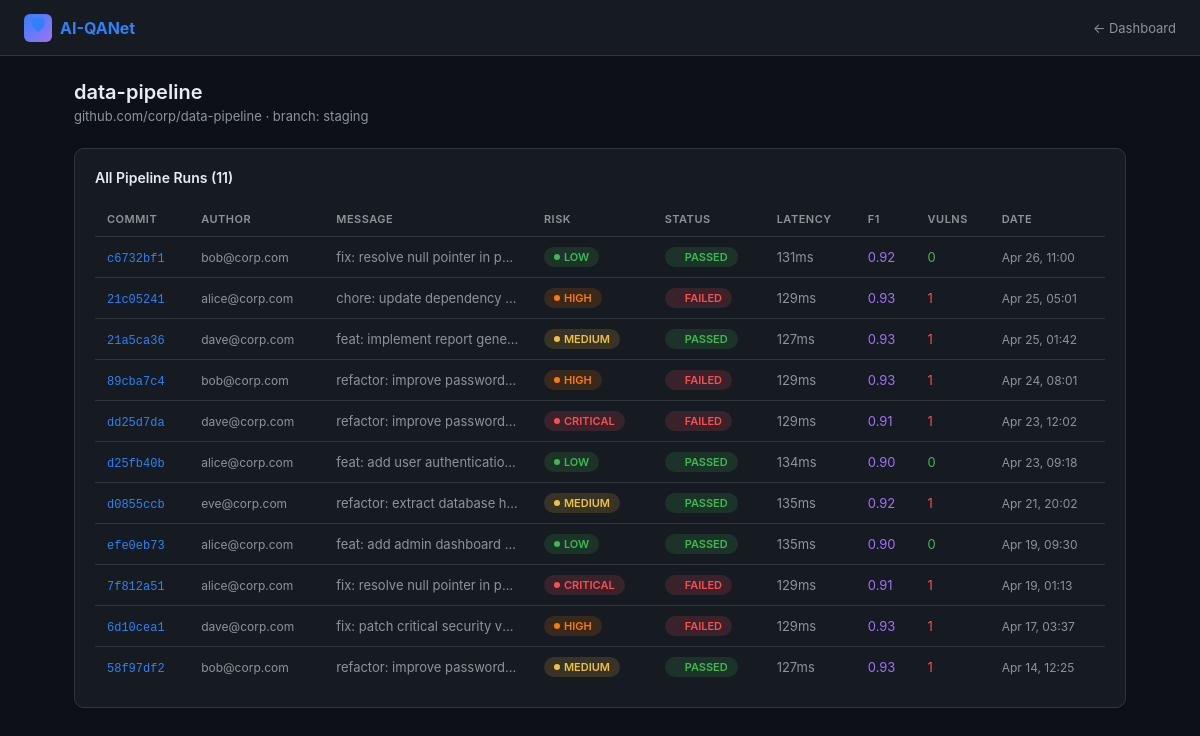
The page /pipeline/4/ on the database its author committed.
### scanner/models.py (models this page shows, shortened)
class Pipeline(models.Model):
    name = models.CharField(max_length=200)
    repository = models.CharField(max_length=300)
    branch = models.CharField(max_length=100, default='main')
    created_at = models.DateTimeField(auto_now_add=True)

class PipelineRun(models.Model):
    RISK_CHOICES = [
        ('critical', 'Critical Vulnerability'),
        ('high', 'High Risk'),
        ('medium', 'Medium Risk'),
        ('low', 'Low / No Risk'),
    ]
    STATUS_CHOICES = [
        ('passed', 'Passed'),
        ('failed', 'Failed'),
        ('running', 'Running'),
    ]
    pipeline = models.ForeignKey(Pipeline, on_delete=models.CASCADE, related_name='runs')
    commit_hash = models.CharField(max_length=40)
    commit_message = models.TextField()
    author = models.CharField(max_length=100)
    risk_level = models.CharField(max_length=20, choices=RISK_CHOICES)
    risk_score = models.FloatField(help_text="0.0 to 1.0")
    status = models.CharField(max_length=20, choices=STATUS_CHOICES)
    inference_ms = models.IntegerField(help_text="Inference latency in ms")
    precision = models.FloatField(default=0.0)
    recall = models.FloatField(default=0.0)
    f1_score = models.FloatField(default=0.0)
    vulnerabilities_found = models.IntegerField(default=0)
    _vulnerabilities_detail = models.TextField(db_column='vulnerabilities_detail', default='[]')
    created_at = models.DateTimeField(auto_now_add=True)
    @property
    def vulnerabilities_detail(self):
        return json.loads(self._vulnerabilities_detail)
    @vulnerabilities_detail.setter
    def vulnerabilities_detail(self, value):
        self._vulnerabilities_detail = json.dumps(value)

### scanner/views.py (the view)
# urls.py: path('pipeline/<int:pk>/', views.pipeline_detail, name='pipeline_detail'),
def pipeline_detail(request, pk):
    pipeline = get_object_or_404(Pipeline, pk=pk)
    runs = pipeline.runs.order_by('-created_at')
    context = {'pipeline': pipeline, 'runs': runs}
    return render(request, 'scanner/pipeline_detail.html', context)

### scanner/templates/scanner/pipeline_detail.html (shortened to what this page needs)
<!DOCTYPE html>
<html lang="en">
<head>
</head>
<body>
<nav>
  <a href="{% url 'dashboard' %}" class="nav-brand"><div class="icon">🛡</div>AI-QANet</a>
  <a href="{% url 'dashboard' %}" class="back-link">← Dashboard</a>
</nav>
<div class="page">
  <div class="page-title">{{ pipeline.name }}</div>
  <div class="page-sub">{{ pipeline.repository }} · branch: {{ pipeline.branch }}</div>
  <div class="card">
    <div class="card-title">All Pipeline Runs ({{ runs|length }})</div>
    <table class="runs-table">
      <thead><tr><th>Commit</th><th>Author</th><th>Message</th><th>Risk</th><th>Status</th><th>Latency</th><th>F1</th><th>Vulns</th><th>Date</th></tr></thead>
      <tbody>
        {% for run in runs %}
        <tr>
          <td><a href="{% url 'run_detail' run.pk %}">{{ run.commit_hash|slice:":8" }}</a></td>
          <td style="color:var(--muted);font-size:12px">{{ run.author|truncatechars:22 }}</td>
          <td style="color:var(--muted);max-width:180px;overflow:hidden;text-overflow:ellipsis;white-space:nowrap">{{ run.commit_message|truncatechars:35 }}</td>
          <td><span class="badge badge-{{ run.risk_level }}">{{ run.risk_level }}</span></td>
          <td><span class="badge badge-{{ run.status }}">{{ run.status }}</span></td>
          <td style="color:var(--muted)">{{ run.inference_ms }}ms</td>
          <td style="color:#a371f7">{{ run.f1_score|floatformat:2 }}</td>
          <td style="color:{% if run.vulnerabilities_found > 0 %}var(--critical){% else %}var(--low){% endif %}">{{ run.vulnerabilities_found }}</td>
          <td style="color:var(--muted);font-size:12px">{{ run.created_at|date:"M d, H:i" }}</td>
        </tr>
        {% endfor %}
      </tbody>
    </table>
  </div>
</div>
</body>
</html>

### scanner/templates/scanner/pipeline_detail.html (style rules this page uses)
:root { --bg:#0d1117;--surface:#161b22;--surface2:#21262d;--border:#30363d;--text:#e6edf3;--muted:#8b949e;--critical:#ff4d4f;--high:#ff7a00;--medium:#f0c040;--low:#3fb950;--accent:#2f81f7; }
* { box-sizing:border-box;margin:0;padding:0; }
body { background:var(--bg);color:var(--text);font-family:-apple-system,BlinkMacSystemFont,'Segoe UI',sans-serif;font-size:14px; }
nav { background:var(--surface);border-bottom:1px solid var(--border);padding:0 24px;display:flex;align-items:center;height:56px;gap:24px; }
.nav-brand { font-size:16px;font-weight:700;color:var(--accent);display:flex;align-items:center;gap:8px;text-decoration:none; }
.nav-brand .icon { width:28px;height:28px;background:linear-gradient(135deg,var(--accent),#a371f7);border-radius:6px;display:flex;align-items:center;justify-content:center; }
.back-link { color:var(--muted);text-decoration:none;font-size:13px;margin-left:auto; }
.page { max-width:1100px;margin:0 auto;padding:24px; }
.page-title { font-size:20px;font-weight:600;margin-bottom:4px; }
.page-sub { color:var(--muted);font-size:13px;margin-bottom:24px; }
.card { background:var(--surface);border:1px solid var(--border);border-radius:10px;padding:20px;margin-bottom:20px; }
.card-title { font-size:14px;font-weight:600;margin-bottom:16px; }
.runs-table { width:100%;border-collapse:collapse; }
.runs-table th { text-align:left;padding:10px 12px;color:var(--muted);font-size:11px;font-weight:600;text-transform:uppercase;letter-spacing:.5px;border-bottom:1px solid var(--border); }
.runs-table td { padding:10px 12px;border-bottom:1px solid var(--border);font-size:13px;vertical-align:middle; }
.runs-table tr:last-child td { border-bottom:none; }
.runs-table a { color:var(--accent);text-decoration:none;font-family:monospace;font-size:12px; }
.badge { display:inline-flex;align-items:center;gap:4px;padding:3px 10px;border-radius:20px;font-size:11px;font-weight:600;text-transform:uppercase; }
.badge::before { content:'';width:6px;height:6px;border-radius:50%; }
.badge-critical { background:rgba(255,77,79,.15);color:var(--critical); }
.badge-critical::before { background:var(--critical); }
.badge-high { background:rgba(255,122,0,.15);color:var(--high); }
.badge-high::before { background:var(--high); }
.badge-medium { background:rgba(240,192,64,.15);color:var(--medium); }
.badge-medium::before { background:var(--medium); }
.badge-low { background:rgba(63,185,80,.15);color:var(--low); }
.badge-low::before { background:var(--low); }
.badge-passed { background:rgba(63,185,80,.15);color:var(--low); }
.badge-failed { background:rgba(255,77,79,.15);color:var(--critical); }

### rows shown on the page
Pipeline: name "data-pipeline", repository "github.com/corp/data-pipeline", branch "staging"
PipelineRun: commit_hash "c6732bf1", author "bob@corp.com", commit_message "fix: resolve null pointer in pa…", risk_level "LOW", status "PASSED", inference_ms "131", f1_score "0.92", vulnerabilities_found "0", created_at "Apr 26, 11:00"
PipelineRun: commit_hash "21c05241", author "alice@corp.com", commit_message "chore: update dependency…", risk_level "HIGH", status "FAILED", inference_ms "129", f1_score "0.93", vulnerabilities_found "1", created_at "Apr 25, 05:01"
PipelineRun: commit_hash "21a5ca36", author "dave@corp.com", commit_message "feat: implement report gene…", risk_level "MEDIUM", status "PASSED", inference_ms "127", f1_score "0.93", vulnerabilities_found "1", created_at "Apr 25, 01:42"
PipelineRun: commit_hash "89cba7c4", author "bob@corp.com", commit_message "refactor: improve password…", risk_level "HIGH", status "FAILED", inference_ms "129", f1_score "0.93", vulnerabilities_found "1", created_at "Apr 24, 08:01"
PipelineRun: commit_hash "dd25d7da", author "dave@corp.com", commit_message "refactor: improve password…", risk_level "CRITICAL", status "FAILED", inference_ms "129", f1_score "0.91", vulnerabilities_found "1", created_at "Apr 23, 12:02"
PipelineRun: commit_hash "d25fb40b", author "alice@corp.com", commit_message "feat: add user authenticatio…", risk_level "LOW", status "PASSED", inference_ms "134", f1_score "0.90", vulnerabilities_found "0", created_at "Apr 23, 09:18"
PipelineRun: commit_hash "d0855ccb", author "eve@corp.com", commit_message "refactor: extract database h…", risk_level "MEDIUM", status "PASSED", inference_ms "135", f1_score "0.92", vulnerabilities_found "1", created_at "Apr 21, 20:02"
PipelineRun: commit_hash "efe0eb73", author "alice@corp.com", commit_message "feat: add admin dashboard…", risk_level "LOW", status "PASSED", inference_ms "135", f1_score "0.90", vulnerabilities_found "0", created_at "Apr 19, 09:30"
PipelineRun: commit_hash "7f812a51", author "alice@corp.com", commit_message "fix: resolve null pointer in pa…", risk_level "CRITICAL", status "FAILED", inference_ms "129", f1_score "0.91", vulnerabilities_found "1", created_at "Apr 19, 01:13"
PipelineRun: commit_hash "6d10cea1", author "dave@corp.com", commit_message "fix: patch critical security v…", risk_level "HIGH", status "FAILED", inference_ms "129", f1_score "0.93", vulnerabilities_found "1", created_at "Apr 17, 03:37"
PipelineRun: commit_hash "58f97df2", author "bob@corp.com", commit_message "refactor: improve password…", risk_level "MEDIUM", status "PASSED", inference_ms "127", f1_score "0.93", vulnerabilities_found "1", created_at "Apr 14, 12:25"

### other values the page prints
{{ runs|length }} "11"
